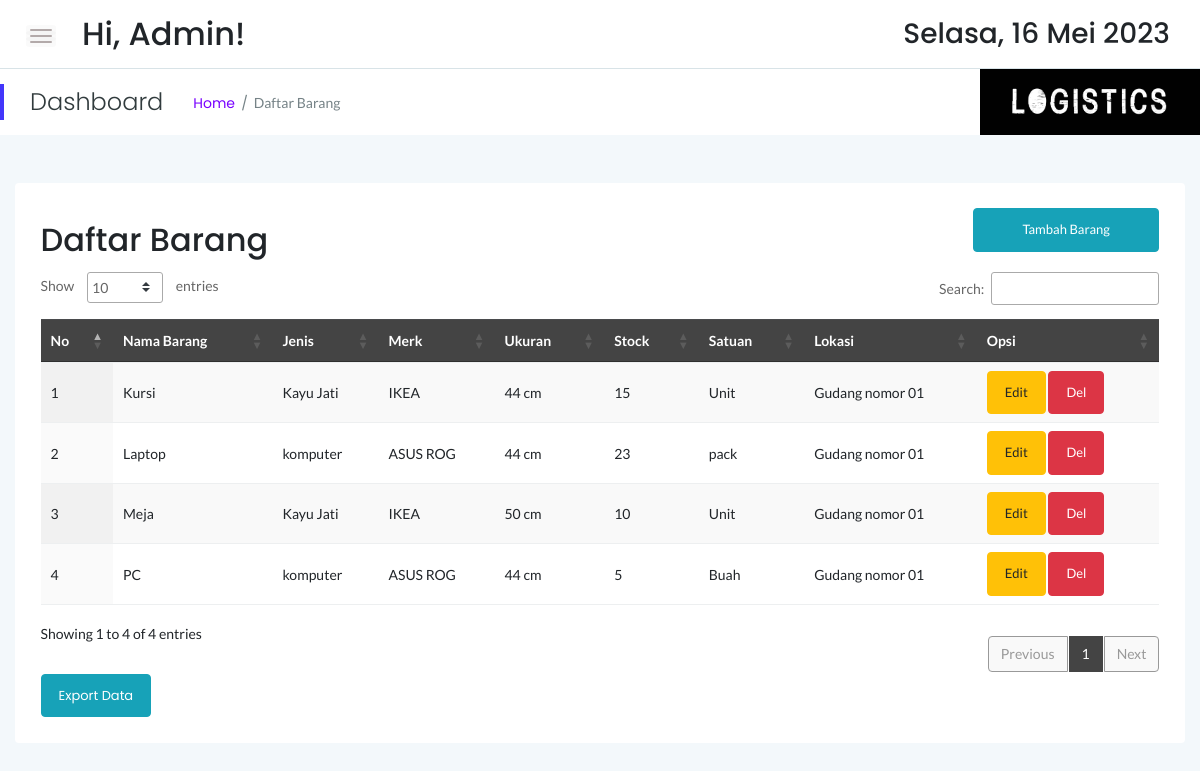
Screenshot of /stock/stock.php (signed in) with the database file from the repository.
### tables this page shows
CREATE TABLE `sstock_brg` (
  `idx` int(11) NOT NULL,
  `nama` varchar(55) NOT NULL,
  `jenis` varchar(30) NOT NULL,
  `merk` varchar(40) NOT NULL,
  `ukuran` varchar(20) NOT NULL,
  `stock` int(12) NOT NULL,
  `satuan` varchar(10) NOT NULL,
  `lokasi` varchar(55) NOT NULL
);

### stock/stock.php (the view, shortened to what this page needs)
<!doctype html>
<html class="no-js" lang="en">
<?php
    include '../dbconnect.php';
	?>
<head>
    <link rel="stylesheet" href="assets/css/bootstrap.min.css">
    <link rel="stylesheet" href="assets/css/font-awesome.min.css">
    <link rel="stylesheet" href="assets/css/themify-icons.css">
    <link rel="stylesheet" href="assets/css/metisMenu.css">
    <link rel="stylesheet" href="assets/css/owl.carousel.min.css">
    <link rel="stylesheet" href="assets/css/slicknav.min.css">
    <link rel="stylesheet" href="https://www.amcharts.com/lib/3/plugins/export/export.css" type="text/css" media="all" />
	<link rel="stylesheet" type="text/css" href="https://cdn.datatables.net/1.10.19/css/jquery.dataTables.min.css">
    <link rel="stylesheet" type="text/css" href="https://cdn.datatables.net/1.10.19/css/jquery.dataTables.css">
    <link rel="stylesheet" type="text/css" href="https://cdn.datatables.net/1.10.18/css/dataTables.bootstrap4.min.css">
    <link rel="stylesheet" type="text/css" href="https://cdn.datatables.net/responsive/2.2.3/css/responsive.bootstrap.min.css">
    <link rel="stylesheet" type="text/css" href="https://cdn.datatables.net/responsive/2.2.3/css/responsive.jqueryui.min.css">
	<link rel="stylesheet" type="text/css" href="https://cdn.datatables.net/buttons/1.5.2/css/buttons.dataTables.min.css">
    <link rel="stylesheet" href="assets/css/typography.css">
    <link rel="stylesheet" href="assets/css/default-css.css">
    <link rel="stylesheet" href="assets/css/styles.css">
    <link rel="stylesheet" href="assets/css/responsive.css">
</head>
<body>
    <div class="page-container">
        <div class="main-content">
            <div class="header-area">
                <div class="row align-items-center">
                    <div class="col-md-6 col-sm-8 clearfix">
                        <div class="nav-btn pull-left">
                            <span></span>
                            <span></span>
                            <span></span>
                        </div>
                        <div class="search-box pull-left">
                            <form action="#">
                                <h2>Hi, <?=$_SESSION['user'];?>!</h2>
                            </form>
                        </div>
                    </div>
                    <div class="col-md-6 col-sm-4 clearfix">
                        <ul class="notification-area pull-right">
                            <li><h3><div class="date">
						</b></div></h3>
						</li>
                        </ul>
                    </div>
                </div>
            </div>
            <div class="page-title-area">
                <div class="row align-items-center">
                    <div class="col-sm-6">
                        <div class="breadcrumbs-area clearfix">
                            <h4 class="page-title pull-left">Dashboard</h4>
                            <ul class="breadcrumbs pull-left">
                                <li><a href="index.php">Home</a></li>
                                <li><span>Daftar Barang</span></li>
                            </ul>
                        </div>
                    </div>
                    <div class="col-sm-6 clearfix">
                        <div class="user-profile pull-right" style="color:black; padding:0px;">
                            <img src="log.jpg" width="220px" class="user-name dropdown-toggle" data-toggle="dropdown"\>
                        </div>
                    </div>
                </div>
            </div>
            <div class="main-content-inner">
                <div class="row mt-5 mb-5">
                    <div class="col-12">
                        <div class="card">
                            <div class="card-body">
                                <div class="d-sm-flex justify-content-between align-items-center">
									<h2>Daftar Barang</h2>
									<button style="margin-bottom:20px" data-toggle="modal" data-target="#myModal" class="btn btn-info col-md-2"><span class="glyphicon glyphicon-plus"></span>Tambah Barang</button>
                                </div>
                                    <div class="data-tables datatable-dark">
										 <table id="dataTable3" class="display" style="width:100%"><thead class="thead-dark">
											<tr>
												<th>No</th>
												<th>Nama Barang</th>
												<th>Jenis</th>
												<th>Merk</th>
												<th>Ukuran</th>
												<th>Stock</th>
												<th>Satuan</th>
												<th>Lokasi</th>
												<th>Opsi</th>
											</tr></thead><tbody>
											<?php
											$brgs=mysqli_query($conn,"SELECT * from sstock_brg order by nama ASC");
											$no=1;
											while($p=mysqli_fetch_array($brgs)){
                                                $idb = $p['idx'];
												?>
												<tr>
													<td><?php echo $no++ ?></td>
													<td><?php echo $p['nama'] ?></td>
													<td><?php echo $p['jenis'] ?></td>
													<td><?php echo $p['merk'] ?></td>
													<td><?php echo $p['ukuran'] ?></td>
													<td><?php echo $p['stock'] ?></td>
													<td><?php echo $p['satuan'] ?></td>
													<td><?php echo $p['lokasi'] ?></td>
                                                    <td><button data-toggle="modal" data-target="#edit<?=$idb;?>" class="btn btn-warning">Edit</button> <button data-toggle="modal" data-target="#del<?=$idb;?>" class="btn btn-danger">Del</button></td>
												</tr>
												<?php
											}
											?>
										</tbody>
										</table>
                                    </div>
									<a href="exportstkbhn.php" target="_blank" class="btn btn-info">Export Data</a>
                                </div>
                            </div>
                        </div>
                    </div>
                </div>
            </div>
        </div>
</body>
</html>

### stock/assets/css/styles.css (style rules this page uses)
.page-container { width: 100%; height: 100%; min-height: 100vh; padding-left: 280px; -webkit-transition: padding-left 0.3s ease 0s; transition: padding-left 0.3s ease 0s; }
.card { border: none; border-radius: 4px; background-color: #fff; -webkit-transition: all 0.3s ease 0s; transition: all 0.3s ease 0s; }
.card-body { padding: 25.6px; padding: 1.6rem; }
.main-content { width: 100%; background: #F3F8FB; }
.main-content-inner { padding: 0 30px 50px; }
.header-area { padding: 15px 30px; background: #fff; border-bottom: 1px solid #d8e3e7; }
.nav-btn { margin-right: 30px; margin-top: 10px; cursor: pointer; }
.nav-btn span { display: block; width: 22px; height: 2px; background: #b3aaaa; margin: 4px 0; border-radius: 15px; -webkit-transition: all 0.3s ease 0s; transition: all 0.3s ease 0s; box-shadow: 0 0 0 4px rgba(99, 96, 96, 0.03); }
.search-box form { position: relative; }
.notification-area { -webkit-user-select: none; -moz-user-select: none; -ms-user-select: none; user-select: none; position: relative; z-index: 1; }
.notification-area li { display: inline-block; margin-left: 20px; cursor: pointer; -webkit-user-select: none; -moz-user-select: none; -ms-user-select: none; user-select: none; }
.page-title-area { padding: 0 30px; background: #fff; position: relative; }
.page-title-area:before { content: ''; position: absolute; left: 0; top: 50%; width: 4px; height: 36px; background: var(--primary-color); -webkit-transform: translateY(-50%); transform: translateY(-50%); }
.page-title { font-size: 24px; font-weight: 300; color: #313b3d; letter-spacing: 0; margin-right: 30px; }
ul.breadcrumbs { margin-top: 4px; }
.breadcrumbs li { display: inline-block; }
.breadcrumbs li a, .breadcrumbs li span { display: block; font-size: 14px; font-weight: 400; color: #7801ff; letter-spacing: 0; margin-right: 16px; position: relative; }
.breadcrumbs li a:before { content: '/'; color: #768387; position: absolute; right: -13px; top: 0; }
.breadcrumbs li span { margin-right: 0; color: #768387; text-transform: capitalize; }
.user-profile { margin-right: -30px; display: -webkit-box; display: -ms-flexbox; display: flex; -webkit-box-align: center; -ms-flex-align: center; align-items: center; -ms-flex-wrap: wrap; flex-wrap: wrap; background: -webkit-linear-gradient(left, #8914fe 0%, #8063f5 100%); background: linear-gradient(to right, #8914fe 0%, #8063f5 100%); padding: 17px 38px; position: relative; }
.user-name { font-size: 17px; font-weight: 500; color: #fff; letter-spacing: 0; cursor: pointer; -webkit-user-select: none; -moz-user-select: none; -ms-user-select: none; user-select: none; }
.notification-area .dropdown-toggle, .user-name.dropdown-toggle { position: relative; }
.notification-area .dropdown-toggle:after, .user-name.dropdown-toggle:after { display: none; }
.btn { padding: 11px 17px; font-size: 13px; letter-spacing: 0; }
table tr th { border-bottom: none; }
table tr th, table tr td { border-top: 1px solid rgba(120, 130, 140, 0.13) !important; }
table.dataTable.no-footer { border-bottom: 1px solid rgba(120, 130, 140, 0.13) !important; }
table.dataTable thead th, table.dataTable thead td { border-bottom-color: transparent; }
.datatable-dark thead { background: #444; color: #fff; }

### stock/assets/css/responsive.css (style rules this page uses)
@media (min-width: 1200px) and (max-width: 1364px) { .main-content-inner { padding: 0 15px 50px; } }
@media (min-width: 1200px) and (max-width: 1364px) { .page-container, .sbar_collapsed.page-container { padding-left: 0; } }

### rows the page displays
sstock_brg: nama "Kursi", jenis "Kayu Jati", merk "IKEA", ukuran "44 cm", stock "15", satuan "Unit", lokasi "Gudang nomor 01"
sstock_brg: nama "Laptop", jenis "komputer", merk "ASUS ROG", ukuran "44 cm", stock "23", satuan "pack", lokasi "Gudang nomor 01"
sstock_brg: nama "Meja", jenis "Kayu Jati", merk "IKEA", ukuran "50 cm", stock "10", satuan "Unit", lokasi "Gudang nomor 01"
sstock_brg: nama "PC", jenis "komputer", merk "ASUS ROG", ukuran "44 cm", stock "5", satuan "Buah", lokasi "Gudang nomor 01"

### other values shown
$_SESSION['user'] "Admin"
